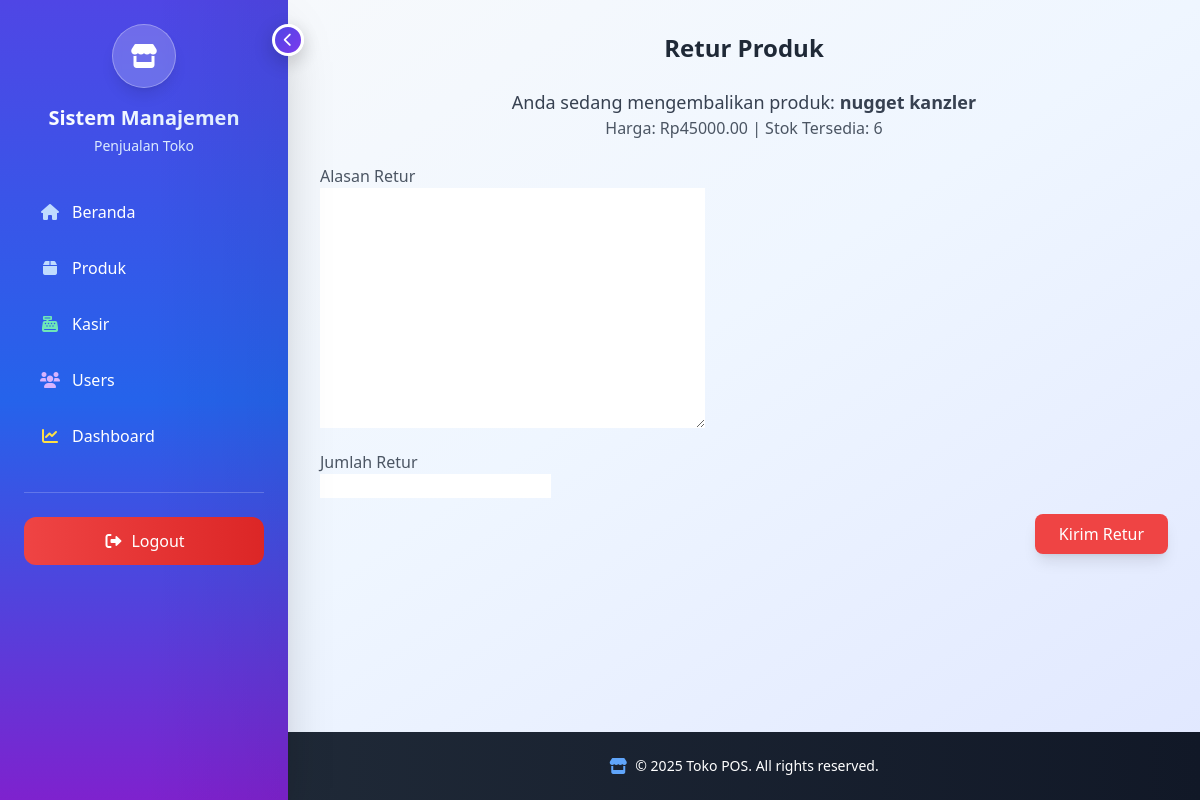
Page /retur/12/ (signed in) on the committed database.
### Toko/models.py (models this page shows, shortened)
class Product(models.Model):
    name = models.CharField(max_length=255, verbose_name=_("Nama Produk"))
    barcode = models.CharField(max_length=100, blank=True, null=True, unique=True, verbose_name=_("Barcode"))  # Tambahkan ini
    description = models.TextField(verbose_name=_("Deskripsi"))
    price = models.DecimalField(max_digits=10, decimal_places=2, verbose_name=_("Harga Jual"))
    cost = models.DecimalField(max_digits=10, decimal_places=2, verbose_name=_("Harga Modal"), default=0)
    stock = models.PositiveIntegerField(verbose_name=_("Stok"))
    category = models.ForeignKey(Category, on_delete=models.CASCADE, related_name="products", verbose_name=_("Kategori"))
    supplier = models.ForeignKey(Supplier, on_delete=models.SET_NULL, null=True, blank=True, verbose_name=_("Supplier"))
    image = models.ImageField(upload_to='product_images/', blank=True, null=True, verbose_name=_("Gambar Produk"))
    qr_image = models.ImageField(upload_to='product_qr/', blank=True, null=True, verbose_name=_("QR Code"))
    class Meta:
        verbose_name = _("Produk")
        verbose_name_plural = _("Produk")

### Toko/views.py (the view, shortened to what this page needs)
# urls.py: path('retur/<int:product_id>/', views.CreateReturnView.as_view(), name='create_return'),
class CreateReturnView(BaseView):
    def get(self, request, product_id, *args, **kwargs):
        produk = get_object_or_404(Product, pk=product_id)
        form = ReturnForm()
        return render(request, 'create_return.html', {
            'form': form,
            'produk': produk
        })

### Toko/forms.py (shortened to what this page needs)
class ReturnForm(forms.ModelForm):
    quantity = forms.IntegerField(min_value=1, label="Jumlah Retur", required=True)
    class Meta:
        model = Return
        fields = ['reason', 'quantity']  # Hanya alasan retur yang dibutuhkan

### Toko/templates/create_return.html (shortened to what this page needs)
{% extends "sidebar.html" %}
{% block content %}
  <h2 class="text-2xl font-bold mb-6 text-center text-gray-800">Retur Produk</h2>
  <div class="mb-6 text-center">
    <p class="text-lg text-gray-700">Anda sedang mengembalikan produk: <strong>{{ produk.name }}</strong></p>
    <p class="text-gray-600">Harga: Rp{{ produk.price }} | Stok Tersedia: {{ produk.stock }}</p>
  </div>
  <form method="POST">
    <div class="mb-4">
      <label for="id_reason" class="block text-gray-600">Alasan Retur</label>
      {{ form.reason }}
    </div>
    <div class="mb-4">
      <label for="id_quantity" class="block text-gray-600">Jumlah Retur</label>
      {{ form.quantity }}
    </div>
    <div class="mb-6 text-right">
      <button type="submit" class="bg-red-500 hover:bg-red-600 text-white px-6 py-2 rounded-lg shadow-lg transition duration-300">
        Kirim Retur
      </button>
    </div>
  </form>
{% endblock %}

### rows in the picture
Product: name "nugget kanzler", price "45000.00", stock "6"
